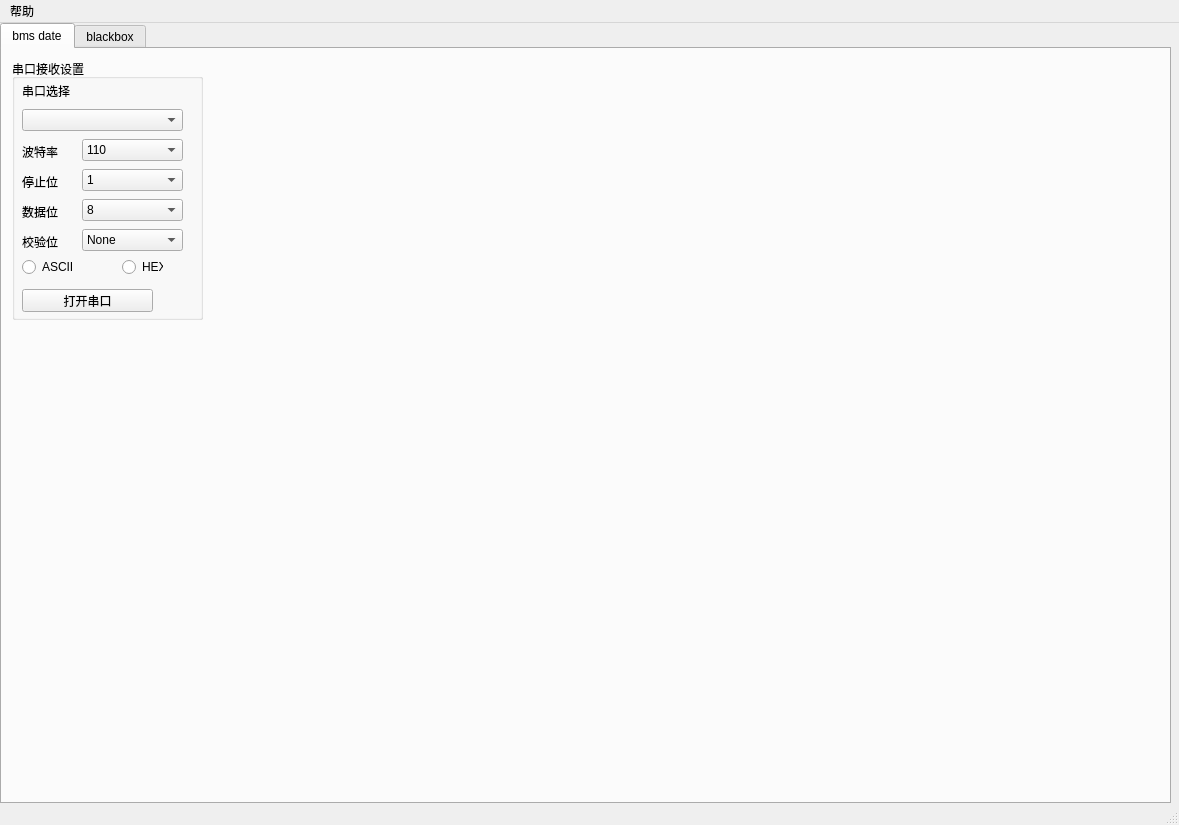
<?xml version="1.0" encoding="UTF-8"?>
<ui version="4.0">
 <class>MainWindow</class>
 <widget class="QMainWindow" name="MainWindow">
  <property name="geometry">
   <rect>
    <x>0</x>
    <y>0</y>
    <width>1179</width>
    <height>825</height>
   </rect>
  </property>
  <property name="windowTitle">
   <string>MainWindow</string>
  </property>
  <widget class="QWidget" name="centralwidget">
   <widget class="QTabWidget" name="tabWidget">
    <property name="geometry">
     <rect>
      <x>0</x>
      <y>0</y>
      <width>1171</width>
      <height>781</height>
     </rect>
    </property>
    <property name="currentIndex">
     <number>0</number>
    </property>
    <widget class="QWidget" name="tab">
     <attribute name="title">
      <string>bms date</string>
     </attribute>
     <widget class="QGroupBox" name="groupBox">
      <property name="geometry">
       <rect>
        <x>10</x>
        <y>10</y>
        <width>191</width>
        <height>261</height>
       </rect>
      </property>
      <property name="title">
       <string>串口接收设置</string>
      </property>
      <widget class="QLabel" name="label_7">
       <property name="geometry">
        <rect>
         <x>10</x>
         <y>175</y>
         <width>41</width>
         <height>16</height>
        </rect>
       </property>
       <property name="text">
        <string>校验位</string>
       </property>
      </widget>
      <widget class="QRadioButton" name="rec_hex_radio_button">
       <property name="geometry">
        <rect>
         <x>110</x>
         <y>200</y>
         <width>41</width>
         <height>16</height>
        </rect>
       </property>
       <property name="text">
        <string>HEX</string>
       </property>
      </widget>
      <widget class="QComboBox" name="com_combo_box">
       <property name="geometry">
        <rect>
         <x>10</x>
         <y>50</y>
         <width>161</width>
         <height>22</height>
        </rect>
       </property>
      </widget>
      <widget class="QComboBox" name="stopbit_combo_box">
       <property name="geometry">
        <rect>
         <x>70</x>
         <y>110</y>
         <width>101</width>
         <height>22</height>
        </rect>
       </property>
       <item>
        <property name="text">
         <string>1</string>
        </property>
       </item>
       <item>
        <property name="text">
         <string>1.5</string>
        </property>
       </item>
       <item>
        <property name="text">
         <string>2</string>
        </property>
       </item>
      </widget>
      <widget class="QLabel" name="label_6">
       <property name="geometry">
        <rect>
         <x>10</x>
         <y>145</y>
         <width>41</width>
         <height>16</height>
        </rect>
       </property>
       <property name="text">
        <string>数据位</string>
       </property>
      </widget>
      <widget class="QComboBox" name="baud_combo_box">
       <property name="geometry">
        <rect>
         <x>70</x>
         <y>80</y>
         <width>101</width>
         <height>22</height>
        </rect>
       </property>
       <item>
        <property name="text">
         <string>110</string>
        </property>
       </item>
       <item>
        <property name="text">
         <string>300</string>
        </property>
       </item>
       <item>
        <property name="text">
         <string>600</string>
        </property>
       </item>
       <item>
        <property name="text">
         <string>1200</string>
        </property>
       </item>
       <item>
        <property name="text">
         <string>2400</string>
        </property>
       </item>
       <item>
        <property name="text">
         <string>4800</string>
        </property>
       </item>
       <item>
        <property name="text">
         <string>9600</string>
        </property>
       </item>
       <item>
        <property name="text">
         <string>14400</string>
        </property>
       </item>
       <item>
        <property name="text">
         <string>19200</string>
        </property>
       </item>
       <item>
        <property name="text">
         <string>38400</string>
        </property>
       </item>
       <item>
        <property name="text">
         <string>43000</string>
        </property>
       </item>
       <item>
        <property name="text">
         <string>57600</string>
        </property>
       </item>
       <item>
        <property name="text">
         <string>76800</string>
        </property>
       </item>
       <item>
        <property name="text">
         <string>115200</string>
        </property>
       </item>
       <item>
        <property name="text">
         <string>128000</string>
        </property>
       </item>
       <item>
        <property name="text">
         <string>230400</string>
        </property>
       </item>
       <item>
        <property name="text">
         <string>256000</string>
        </property>
       </item>
       <item>
        <property name="text">
         <string>460800</string>
        </property>
       </item>
       <item>
        <property name="text">
         <string>921600</string>
        </property>
       </item>
       <item>
        <property name="text">
         <string>1000000</string>
        </property>
       </item>
       <item>
        <property name="text">
         <string>2000000</string>
        </property>
       </item>
       <item>
        <property name="text">
         <string>3000000</string>
        </property>
       </item>
      </widget>
      <widget class="QLabel" name="label_5">
       <property name="geometry">
        <rect>
         <x>10</x>
         <y>115</y>
         <width>41</width>
         <height>16</height>
        </rect>
       </property>
       <property name="text">
        <string>停止位</string>
       </property>
      </widget>
      <widget class="QLabel" name="label_4">
       <property name="geometry">
        <rect>
         <x>10</x>
         <y>85</y>
         <width>41</width>
         <height>16</height>
        </rect>
       </property>
       <property name="text">
        <string>波特率</string>
       </property>
      </widget>
      <widget class="QComboBox" name="checkbit_combo_box">
       <property name="geometry">
        <rect>
         <x>70</x>
         <y>170</y>
         <width>101</width>
         <height>22</height>
        </rect>
       </property>
       <item>
        <property name="text">
         <string>None</string>
        </property>
       </item>
       <item>
        <property name="text">
         <string>Odd</string>
        </property>
       </item>
       <item>
        <property name="text">
         <string>Even</string>
        </property>
       </item>
      </widget>
      <widget class="QLabel" name="label_3">
       <property name="geometry">
        <rect>
         <x>10</x>
         <y>22</y>
         <width>54</width>
         <height>20</height>
        </rect>
       </property>
       <property name="text">
        <string>串口选择</string>
       </property>
      </widget>
      <widget class="QComboBox" name="databit_combo_box">
       <property name="geometry">
        <rect>
         <x>70</x>
         <y>140</y>
         <width>101</width>
         <height>22</height>
        </rect>
       </property>
       <item>
        <property name="text">
         <string>8</string>
        </property>
       </item>
       <item>
        <property name="text">
         <string>7</string>
        </property>
       </item>
       <item>
        <property name="text">
         <string>6</string>
        </property>
       </item>
       <item>
        <property name="text">
         <string>5</string>
        </property>
       </item>
      </widget>
      <widget class="QPushButton" name="uart_en_push_button">
       <property name="geometry">
        <rect>
         <x>10</x>
         <y>230</y>
         <width>131</width>
         <height>23</height>
        </rect>
       </property>
       <property name="text">
        <string>打开串口</string>
       </property>
      </widget>
      <widget class="QRadioButton" name="rec_ascii_radio_button">
       <property name="geometry">
        <rect>
         <x>10</x>
         <y>200</y>
         <width>51</width>
         <height>16</height>
        </rect>
       </property>
       <property name="text">
        <string>ASCII</string>
       </property>
      </widget>
     </widget>
    </widget>
    <widget class="QWidget" name="tab_2">
     <attribute name="title">
      <string>blackbox</string>
     </attribute>
     <widget class="QTableView" name="blackbox_tableView">
      <property name="geometry">
       <rect>
        <x>0</x>
        <y>0</y>
        <width>1161</width>
        <height>711</height>
       </rect>
      </property>
     </widget>
     <widget class="QPushButton" name="readbb_pushButton">
      <property name="geometry">
       <rect>
        <x>20</x>
        <y>720</y>
        <width>75</width>
        <height>23</height>
       </rect>
      </property>
      <property name="text">
       <string>read</string>
      </property>
     </widget>
     <widget class="QPushButton" name="clearbb_pushButton_2">
      <property name="geometry">
       <rect>
        <x>110</x>
        <y>720</y>
        <width>75</width>
        <height>23</height>
       </rect>
      </property>
      <property name="text">
       <string>clear</string>
      </property>
     </widget>
    </widget>
   </widget>
  </widget>
  <widget class="QStatusBar" name="statusbar"/>
  <widget class="QMenuBar" name="menuBar">
   <property name="geometry">
    <rect>
     <x>0</x>
     <y>0</y>
     <width>1179</width>
     <height>22</height>
    </rect>
   </property>
   <widget class="QMenu" name="menu">
    <property name="title">
     <string>帮助</string>
    </property>
    <addaction name="actionguanyu"/>
   </widget>
   <addaction name="menu"/>
  </widget>
  <action name="actionguanyu">
   <property name="text">
    <string>关于</string>
   </property>
  </action>
 </widget>
 <resources/>
 <connections/>
</ui>
